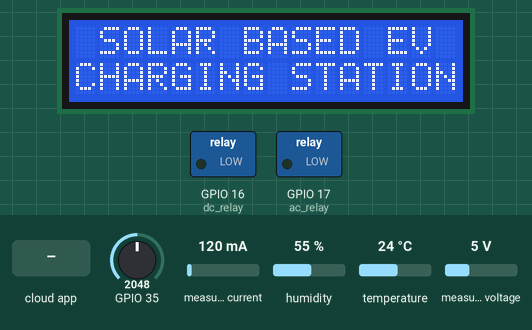
A sketch run on a simulated ESP32. On the bench: 16×2 character LCD, switched loads named in the sketch (green lamp = pin HIGH). The inputs (shaded band) are chosen by the test bench; at power-on: temperature 24 °C, GPIO 35 = 2048, measured current 120 mA, humidity 55 %, measured voltage 5 V. WiFi joins after 1.5 s; servers stay silent unless stated; the Firebase database answers and starts empty; what the sketch prints to the serial monitor is not drawn.

Above: at 2.7 s.
2.8 s: the phone or cloud app sets DC_Relay to 1
At 12.5 s:
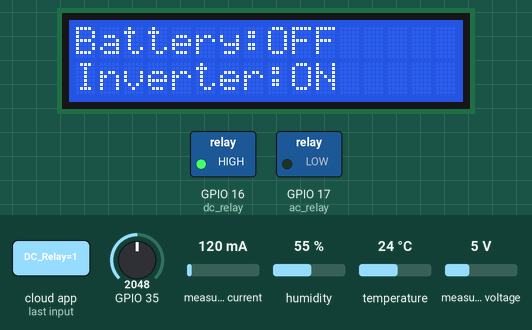
16.3 s: the phone or cloud app sets AC_Relay to 1
At 26.0 s:
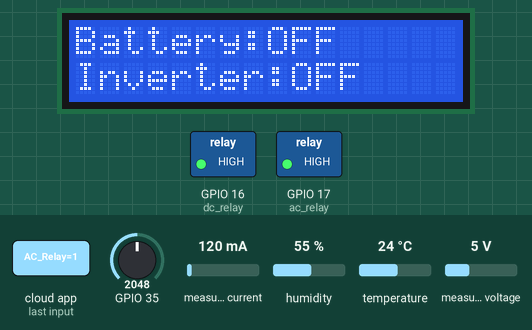
29.8 s: the phone or cloud app sets DC_Relay to 0
At 39.4 s:
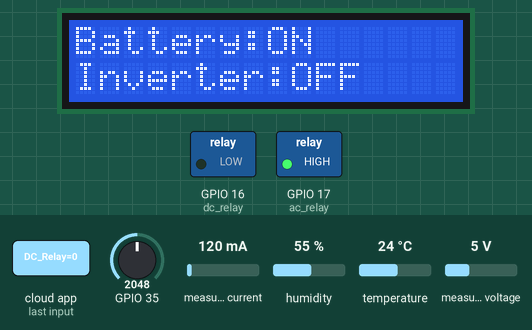
42.8 s: the phone or cloud app sets AC_Relay to 0
At 52.8 s:
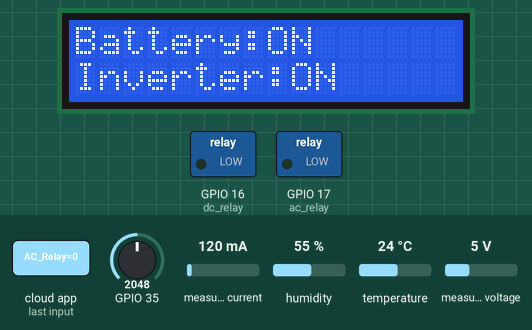
56.1 s: temperature set to 12 °C
At 62.7 s:
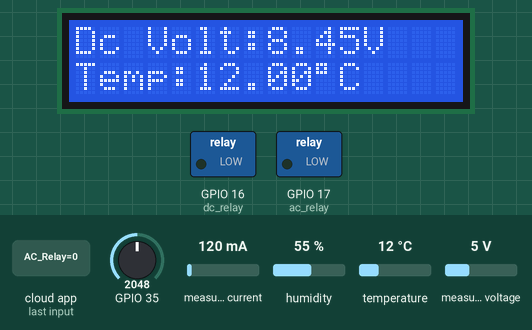
66.0 s: GPIO 35 set to 2390
At 74.9 s:
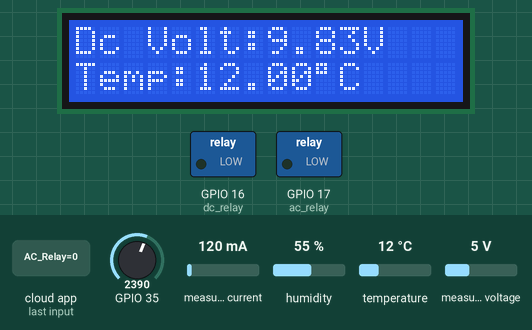
79.3 s: GPIO 35 set to 2459
Timing chart, 0 to 92.7 s (numbered marks = the images above; inputs shaded):
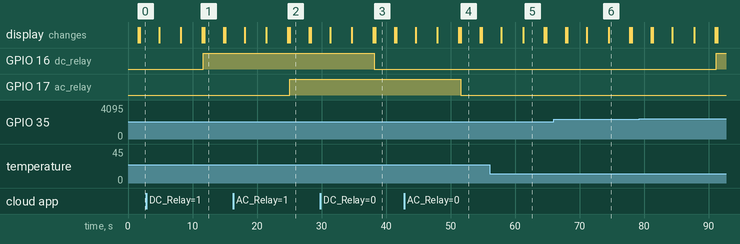

The sketch:

Solar_Based_EV_Charger.ino
```cpp
#include <LiquidCrystal_I2C.h>
#include "EmonLib.h"
#include <FirebaseESP32.h>
#include  <WiFi.h>
#include <WiFiClient.h>
#include <BlynkSimpleEsp32.h>
#include "DHT.h"

#define vCalibration 83.3
#define currCalibration 0.50
#define dc_relay 16
#define ac_relay 17
#define FIREBASE_HOST "solar-base-ev-charger-default-rtdb.firebaseio.com"
#define WIFI_SSID "MIT-WPU" // Change the name of your WIFI
#define WIFI_PASSWORD "CROPMONITORING" // Change the password of your WIFI
#define FIREBASE_Authorization_key "AIzaSyAK5eWuAFdkmslDYkX1Qjqrjztgmfi5c6s"

int lcdColumns = 16;
int lcdRows = 2;
EnergyMonitor emon;
int voltage_offset = 20;
DHT dht2(4,DHT11);
BlynkTimer timer;
LiquidCrystal_I2C lcd(0x27, lcdColumns, lcdRows);
float kWh = 0;
FirebaseData firebaseData;
FirebaseData firebaseData1;
FirebaseJson json;
unsigned long lastmillis = millis();

void myTimerEvent()
{
  emon.calcVI(20, 500);
  kWh = kWh + emon.apparentPower * (millis() - lastmillis) / 3600000000.0;
  int volt = analogRead(35);// read the input
  double voltage = map(volt,0,4095, 0, 1650) + voltage_offset;
  double irms;
  int vrms;
  voltage /=100;
  yield();
  Serial.print("Vrms:");
  Serial.print(emon.Vrms,2);
  Serial.print("V\t");

  Serial.print("Irms:");
  Serial.print(emon.Irms);
  Serial.print("I\t");

  Serial.print("DC Voltage: ");
  Serial.print(voltage);
  Serial.print("V\t");

  Serial.print("Temperature in C:");
  Serial.println((dht2.readTemperature( )));

  lcd.setCursor(1, 0);
  lcd.print("SOLAR BASED EV");
  lcd.setCursor(0,1);
  lcd.print("CHARGING STATION");
  delay(3000);
  lcd.clear();

  lcd.setCursor(0, 0);
  lcd.print("Vrms:");
  lcd.print(emon.Vrms,2);
  vrms = (emon.Vrms);
  lcd.print("V");
  lcd.setCursor(0,1);
  lcd.print("Irms:");
  lcd.print(emon.Irms,4);
  irms = (emon.Irms);
  lcd.print("Amp");
  Firebase.setFloat(firebaseData, "/Vrms", (vrms));
  Firebase.setFloat(firebaseData, "/Irms", (irms));
  delay(3000);
  lcd.clear();

  lcd.setCursor(0, 0);
  lcd.print("Dc Volt:");
  lcd.print(voltage);
  lcd.print("V");
  lcd.setCursor(0,1);
  lcd.print("Temp:");
  lcd.print((dht2.readTemperature( )));
  lcd.print((char)223);
  lcd.print("C");
  Firebase.setFloat(firebaseData, "/DC_Voltage", (voltage));
  Firebase.setFloat(firebaseData, "/TEMPERATURE", (dht2.readTemperature( )));
  delay(3000);
  lcd.clear();
  Firebase.get(firebaseData, "/DC_Relay");
  if ((firebaseData.stringData() == "0") && (voltage>=10))
  {
    digitalWrite(dc_relay,HIGH);
  }
  else if ((firebaseData.stringData() == "0")&&(voltage<=10))
  {
    digitalWrite(dc_relay,LOW);
  }
  else if((firebaseData.stringData() == "1")&&(voltage>=10))
  {
    digitalWrite(dc_relay,HIGH);
  }
  else if((firebaseData.stringData() == "0")&&(voltage<=10))
  {
    digitalWrite(dc_relay,HIGH);
  }
  else{
    digitalWrite(dc_relay,HIGH);
  }
  Firebase.get(firebaseData1, "/AC_Relay");
  if (firebaseData1.stringData() == "0")
  {
    digitalWrite(ac_relay,LOW);
  }
  else
  {
    digitalWrite(ac_relay,HIGH);
  }
  lcd.setCursor(0, 0);
  lcd.print("Battery:");
  if(firebaseData.stringData()=="0")
  {
    lcd.print("ON");
  }
  else
  {
    lcd.print("OFF");
  }
  lcd.setCursor(0,1);
  lcd.print("Inverter:");
  if(firebaseData1.stringData()=="0")
  {
    lcd.print("ON");
  }
  else
  {
    lcd.print("OFF");
  }
  delay(3000);
  lcd.clear();

  lastmillis = millis();
}
void setup()
{
  Serial.begin(115200);
  WiFi.begin (WIFI_SSID, WIFI_PASSWORD);
   Serial.print("Connecting...");
  while (WiFi.status() != WL_CONNECTED)
  {
    Serial.print(".");
    delay(300);
  }
  Serial.println();
  Serial.print("IP Address: ");
  Serial.println(WiFi.localIP());
  Serial.println();
  Firebase.begin(FIREBASE_HOST,FIREBASE_Authorization_key);
  emon.voltage(34, vCalibration, 1.7); // Voltage: input pin, calibration, phase_shift
  emon.current(32, currCalibration);   // Current: input pin, calibration.
  timer.setInterval(1000L, myTimerEvent);
  lcd.begin();
  lcd.backlight();
  pinMode(dc_relay, OUTPUT);
  pinMode(ac_relay, OUTPUT);

}
void loop()
{
  myTimerEvent();

}
```

Measured:
- after the input at 2.8 s, GPIO 16 (dc_relay): LOW → HIGH after 8.9 s; the display: first differs from a run without the input after 9.0 s (image 1)
- after the input at 16.3 s, GPIO 17 (ac_relay): LOW → HIGH after 8.8 s; the display: first differs from a run without the input after 8.8 s (image 2)
- after the input at 29.8 s, GPIO 16 (dc_relay): HIGH → LOW after 8.4 s; the display: first differs from a run without the input after 8.5 s (image 3)
- after the input at 42.8 s, GPIO 17 (ac_relay): HIGH → LOW after 8.8 s; the display: first differs from a run without the input after 8.8 s (image 4)
- after the input at 79.3 s, GPIO 16 (dc_relay): LOW → HIGH after 11.9 s
- what the display in image 1 shows lasts 3.0 s, from 11.8 s to 14.8 s
- what the display in image 5 shows lasts 3.3 s, from 61.2 s to 64.5 s
